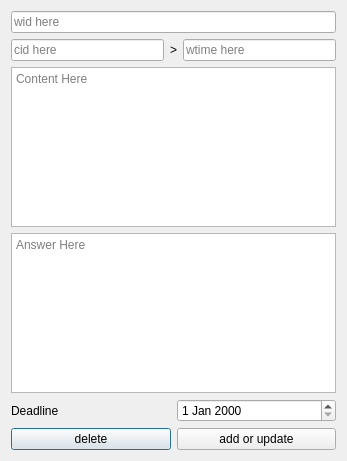
<?xml version="1.0" encoding="UTF-8"?>
<ui version="4.0">
 <class>work_edit</class>
 <widget class="QDialog" name="work_edit">
  <property name="geometry">
   <rect>
    <x>0</x>
    <y>0</y>
    <width>347</width>
    <height>461</height>
   </rect>
  </property>
  <property name="windowTitle">
   <string>Dialog</string>
  </property>
  <layout class="QVBoxLayout" name="verticalLayout">
   <item>
    <widget class="QLineEdit" name="wid">
     <property name="readOnly">
      <bool>true</bool>
     </property>
     <property name="placeholderText">
      <string>wid here</string>
     </property>
    </widget>
   </item>
   <item>
    <layout class="QHBoxLayout" name="horizontalLayout">
     <item>
      <widget class="QLineEdit" name="cid">
       <property name="placeholderText">
        <string>cid here</string>
       </property>
      </widget>
     </item>
     <item>
      <widget class="QLabel" name="label">
       <property name="text">
        <string>&gt;</string>
       </property>
      </widget>
     </item>
     <item>
      <widget class="QLineEdit" name="wtime">
       <property name="placeholderText">
        <string>wtime here</string>
       </property>
      </widget>
     </item>
    </layout>
   </item>
   <item>
    <widget class="QPlainTextEdit" name="wcontent">
     <property name="placeholderText">
      <string>Content Here</string>
     </property>
    </widget>
   </item>
   <item>
    <widget class="QPlainTextEdit" name="wanswer">
     <property name="placeholderText">
      <string>Answer Here</string>
     </property>
    </widget>
   </item>
   <item>
    <layout class="QHBoxLayout" name="horizontalLayout_2">
     <item>
      <widget class="QLabel" name="label_2">
       <property name="text">
        <string>Deadline</string>
       </property>
      </widget>
     </item>
     <item>
      <widget class="QDateEdit" name="deadline"/>
     </item>
    </layout>
   </item>
   <item>
    <layout class="QHBoxLayout" name="horizontalLayout_3">
     <item>
      <widget class="QPushButton" name="work_delete_button">
       <property name="text">
        <string>delete</string>
       </property>
      </widget>
     </item>
     <item>
      <widget class="QPushButton" name="work_add_button">
       <property name="text">
        <string>add or update</string>
       </property>
      </widget>
     </item>
    </layout>
   </item>
  </layout>
 </widget>
 <resources/>
 <connections/>
</ui>
